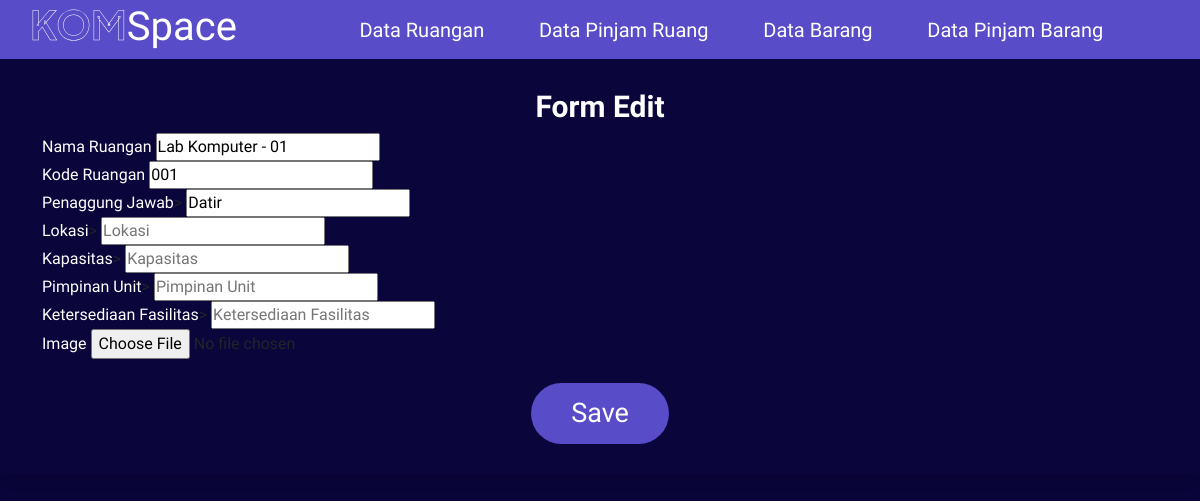
/admin/edit_ruangan.php?id_ruangan=1, run on the app's committed database.
### tables this page shows
CREATE TABLE `ruangan` (
  `nama_ruangan` varchar(40) DEFAULT NULL,
  `kode_ruangan` varchar(20) DEFAULT NULL,
  `id_ruangan` int NOT NULL,
  `img` longblob,
  `penanggung_jawab` varchar(50) DEFAULT NULL
);

### admin/edit_ruangan.php (the view, shortened to what this page needs)
<?php
        include('../database/connect.php');
        ?>
<!DOCTYPE html>
<html lang="en">
<head>
    <link rel="stylesheet" href="../css/styleadmin.css">
    <link href='https://unpkg.com/boxicons@2.1.1/css/boxicons.min.css' rel='stylesheet'>
    <link href='https://unpkg.com/boxicons@2.1.1/css/boxicons.min.css' rel='stylesheet'>
    <link href="https://cdn.jsdelivr.net/npm/bootstrap@5.3.3/dist/css/bootstrap.min.css" rel="stylesheet">
    <link rel="stylesheet" type="text/css" href="https://cdn.jsdelivr.net/npm/daterangepicker/daterangepicker.css" />
    <link href='https://unpkg.com/boxicons@2.1.1/css/boxicons.min.css' rel='stylesheet'>
</head>
<body>
<nav class="navbar">
    <div class="tulisan">
        <h1 class="logo"><a href="admin.php">
          <span style="background: url(https://cdn.textures4photoshop.com/tex/thumbs/seamless-galaxy-with-stars-texture-for-photoshop-thumb48.jpg) no-repeat center center;
            -webkit-background-clip: text; -webkit-text-stroke: 0.5px #fff;
            color: transparent; background-size: cover;">KOM</span>Space</span>
        </a></h1>
        <div class="container d-flex">
            <ul class="ms-auto" style="list-style-type: none;">
                <li>
                    <a href="data_ruangan.php">Data Ruangan</a>
                </li>
                <li>
                    <a href="data_pinjam_ruang.php">Data Pinjam Ruang</a>
                </li>
                <li>
                    <a href="data_barang.php">Data Barang</a>
                </li>
                <li>
                <li>
                    <a href="data_pinjam_barang.php">Data Pinjam Barang</a>
                </li>
                <li>
                    <a href="logout.php" class="d-flex align-items-center"><ion-icon name="log-out-outline" style="font-size: 32px;"></ion-icon></a>
                </li>
            </ul>
        </div>
    </div>
</nav>
<div class="wrapper">
    <div class="title-text">
        <h1 class="text align-middle title ruangan">Form Edit</h1>
    </div>
        <?php
        $idroom = $_GET['id_ruangan'];
        $data = mysqli_query($conn, "SELECT * FROM ruangan WHERE id_ruangan = '$idroom'");
        while ($room = mysqli_fetch_array($data)) {
        ?>
            <section class="container" id="create">
                <form action="" class="form" method="POST" enctype="multipart/form-data">
                    <div class="input-box">
                    <span class="label success">Nama Ruangan</span>
                        <input type="text" name="nama_ruangan" value="<?php echo $room['nama_ruangan'] ?>" placeholder="Nama Ruangan" required />
                    </div>
                    <div class="input-box">
                    <span class="label success">Kode Ruangan</span>
                        <input type="text" name="kode_ruangan" value="<?php echo $room['kode_ruangan'] ?>" placeholder="Kode Ruangan" required />
                    </div>
                    <div class="input-box">
                    <span class="label success">Penaggung Jawab</span>>
                        <input type="text" name="penanggung_jawab" value="<?php echo $room['penanggung_jawab'] ?>" placeholder="Penanggung Jawab" required />
                    </div>
                    <div class="input-box">
                    <span class="label success">Lokasi</span>>
                        <input type="text" name="lokasi" value="<?php echo $room['lokasi'] ?>" placeholder="Lokasi" required />
                    </div>
                    <div class="input-box">
                    <span class="label success">Kapasitas</span>>
                        <input type="text" name="kapasitas" value="<?php echo $room['kapasitas'] ?>" placeholder="Kapasitas" required />
                    </div>
                    <div class="input-box">
                    <span class="label success">Pimpinan Unit</span>>
                        <input type="text" name="pimpinan_unit" value="<?php echo $room['pimpinan_unit'] ?>" placeholder="Pimpinan Unit" required />
                    </div>
                    <div class="input-box">
                    <span class="label success">Ketersediaan Fasilitas</span>>
                        <input type="text" name="ketersediaan_fasilitas" value="<?php echo $room['ketersediaan_fasilitas'] ?>" placeholder="Ketersediaan Fasilitas" required />
                    </div>
                    <div class="column">
                        <div class="input-box">
                        <span class="label success">Image</span>
                            <input type="file" name="img" id="img" value="<?php echo $room['img'] ?>" required />
                        </div>
                    </div>
                    <div class="d-flex justify-content-center mt-4">
                                            <button name="save" class="btn btn-primary btn-lg btn-block"
                                            style="--bs-btn-padding-y: 10px;
                                            --bs-btn-padding-x: 40px; --bs-btn-font-size: 27px;"
                                            >
                                                Save
                                            </button>
        </div>
                </form>
            <?php
        }
            ?>
            </section>
</body>
</html>

### css/styleadmin.css (style rules this page uses)
* { margin: 0; padding: 0; box-sizing: border-box; font-family: "Itim", cursive; }
body { min-height: 100vh; justify-content: center; background: rgb(10, 5, 59) !important; }
.navbar .tulisan { padding-left: 20px; width: 100%; display: flex; flex-direction: row; --bs-bg-opacity: 1; background-color: rgba(88, 76, 200, 1) !important; }
.navbar .tulisan ul { justify-content: space-between; font-size: 20px; align-items: center; display: flex; flex-direction: row; padding: 0 20px 0 0 !important; margin-bottom: 0 !important; }
.navbar { padding: 0% !important; }
.navbar a { color: white; text-decoration: none; padding: 10px 10px; position: relative; }
.navbar ul li a::after { content: ''; position: absolute; left: 0; bottom: -3px; width: 100%; height: 2px; background-color: white; transform: scaleX(0); transition: transform 0.3s ease-in-out; }
h1.logo span { font-family: "Plus Jakarta Sans", sans-serif; font-weight: bold; }
h1.text { position: relative; font-size: 38px; font-weight: 500; color: #fff; text-align: center; }
div { display: block; unicode-bidi: isolate; }
.btn { background-color: #584CC8 !important; border: #584CC8 !important; border-radius: 50px !important; font-family: "Itim", cursive !important; color: white !important; font-weight: 400 !important; }
.wrapper:not(.title) { display: grid; overflow: hidden; max-width: 1300px; background: rgb(10,5,59); padding: 30px; border-radius: 5px; box-shadow: 0px 15px 20px rgba(0,0,0,0.1); margin: auto !important; }
.wrapper .title-text { display: flex; width: 200%; }
.wrapper .title { width: 50%; font-size: 30px; font-weight: 600; text-align: center; transition: all 0.6s cubic-bezier(0.68,-0.55,0.265,1.55); }

### admin/edit_ruangan.php (style rules this page uses)
.label { color: white; }

### data on the page
ruangan: nama_ruangan "Lab Komputer - 01", kode_ruangan "001", penanggung_jawab "Datir"
